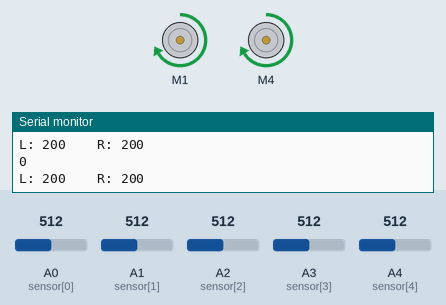
Recording of a sketch running on a simulated Arduino Uno, built with avr-gcc and run on an emulated ATmega328P. On the bench: 2 × DC motor (green arrow = forward, orange = backward, longer = faster), the last lines printed to the serial monitor. The inputs (shaded band) are chosen by the test bench; at power-on: A3 (sensor[3]) = 512, A4 (sensor[4]) = 512, A1 (sensor[1]) = 512, A0 (sensor[0]) = 512, A2 (sensor[2]) = 512.

Above: at 1.2 s.
1.3 s: A3 (sensor[3]) set to 550
At 2.3 s:
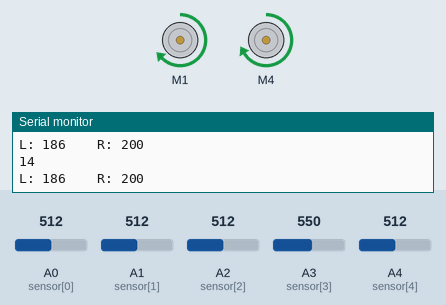
2.8 s: A4 (sensor[4]) set to 612
At 3.4 s:
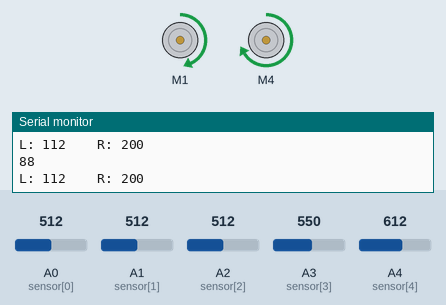
4.3 s: A4 (sensor[4]) set to 629
At 5.5 s:
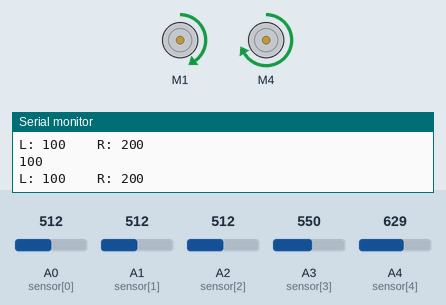
5.8 s: A1 (sensor[1]) set to 716
At 7.0 s:
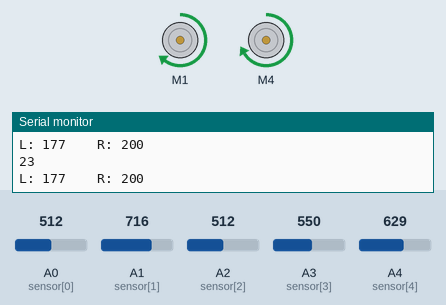
7.3 s: A0 (sensor[0]) set to 306
At 8.0 s:
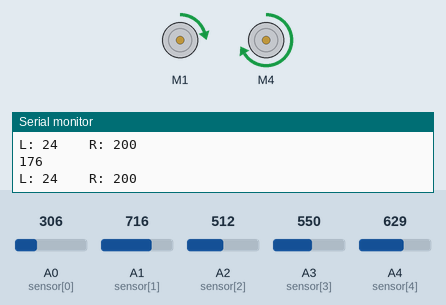
8.8 s: A2 (sensor[2]) set to 716
At 9.1 s:
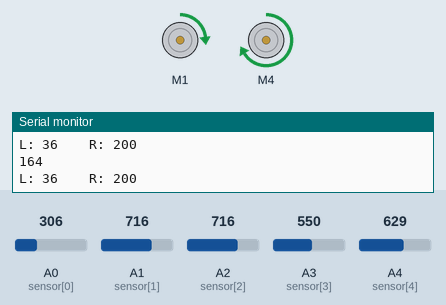
Timing chart, 0 to 11.3 s (numbered marks = the images above; inputs shaded):
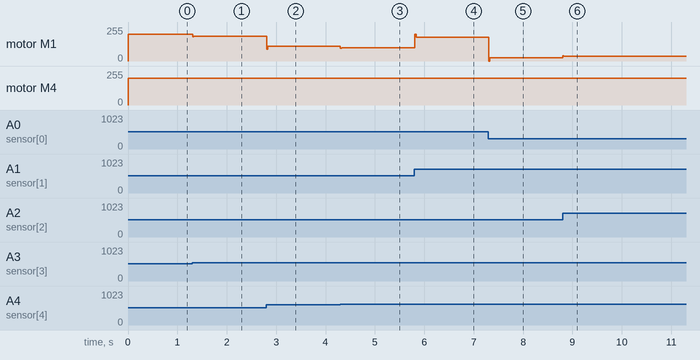

The sketch:

Line_Tracer_PID.ino
```cpp
#include <AFMotor.h>

AF_DCMotor motorLeft(1, MOTOR12_1KHZ);
AF_DCMotor motorRight(4, MOTOR12_1KHZ);

const int sensor[5] = {A0, A1, A2, A3, A4}; // Setting sensor array to analog pins
const float Kp = 0.6; //CHANGE THESE
const float Ki = 0.4;
const float Kd = 0.3;
const int setPoint = 3000; // YOU SHOULD CHANGE THIS (This is what the robot will refer to as 'correct') Find position at set point and put the value in.
const int maxSpeed = 200; //YOU CAN CHANGE THIS

int leftSpeed = 0;
int rightSpeed = 0;

int sensorReadings[5] = {0, 0, 0, 0, 0}; // For storing sensor readings
long sensorWeighted;
long sensorSum;

int errorValue = 0;
double lastProportional = 0.0;

void readSensors() {
  sensorWeighted = 0;
  sensorSum = 0;
  for (int i = 0; i < 5; i++){
    sensorReadings[i] = analogRead(sensor[i]);
    sensorWeighted += sensorReadings[i] * (i + 1) * 1000L;  // Calculating the weighted version of the sensor readings
    sensorSum += sensorReadings[i]; // Calculating sum of sensor readings
  }
}

void pidCalc() {
  long Position = sensorWeighted / sensorSum;
  long Proportional = Position - setPoint; // Finds difference from setPoint
  long Integral = Integral + Proportional; // Sums differences iteratively
  long Derivative = Proportional - lastProportional; // Finds rate of change of difference
  lastProportional = Proportional; // Saves difference state for referencing derivative

  errorValue = int(Proportional * Kp + Integral * Ki + Derivative * Kd); // Applies PID weights
}

void turnCalc(){
// Restrict errorValue to [- maxSpeed, maxSpeed]
  if (errorValue < -maxSpeed || errorValue > maxSpeed) {
    if (errorValue < -maxSpeed) {
      errorValue= -maxSpeed;
    }
    if (errorValue > maxSpeed) {
      errorValue = maxSpeed;
    }
  }

// Calculate turn values
  if (errorValue < 0) {
    rightSpeed = maxSpeed + errorValue;
    leftSpeed = maxSpeed;
    }

    else {
    rightSpeed = maxSpeed;
    leftSpeed = maxSpeed - errorValue;
    }
}

void setMotors() {
  motorLeft.setSpeed(leftSpeed);
  motorRight.setSpeed(rightSpeed);
}

void setup()
{
for (int i = 0; i < 5; i++){
    pinMode(sensor[i], INPUT);
}
    Serial.begin(9600);
}

void loop()
{
  readSensors();  //Reads sensor values and computes sensor sum and weighted average
  pidCalc();      //Calculates position[set point] and computes Kp, Ki and Kd
  turnCalc();     //Computes the error to be corrected
  setMotors();  //Sends PWM signals to the motors

  motorRight.run(FORWARD);
  motorLeft.run(FORWARD);

  delay(10);


  Serial.print("L: ");
  Serial.print(leftSpeed);
  Serial.print("    ");
  Serial.print("R: ");
  Serial.println(rightSpeed);

  Serial.println(errorValue);
/*
  for (int i = 0; i <5; i++) {
      Serial.print("SNSR ");
      Serial.print(i);
      Serial.print(":");
      Serial.println(int(sensor[i]));

  }
  */
  Serial.println("");
}
```

Measured:
- after the input at 1.3 s, motor M1: forward 200/255 → forward 186/255 at once
- after the input at 2.8 s, motor M1: forward 186/255 → forward 112/255 at once
- after the input at 4.3 s, motor M1: forward 112/255 → forward 100/255 at once
- after the input at 5.8 s, motor M1: forward 100/255 → forward 177/255 at once
- after the input at 7.3 s, motor M1: forward 177/255 → forward 24/255 at once
- after the input at 8.8 s, motor M1: forward 24/255 → forward 36/255 at once
